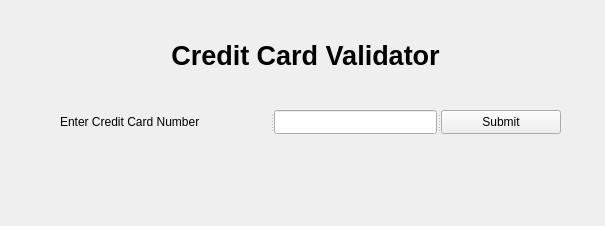
<?xml version="1.0" encoding="UTF-8"?>
<ui version="4.0">
 <class>CreditValidator</class>
 <widget class="QWidget" name="CreditValidator">
  <property name="geometry">
   <rect>
    <x>0</x>
    <y>0</y>
    <width>605</width>
    <height>226</height>
   </rect>
  </property>
  <property name="windowTitle">
   <string>CreditValidator</string>
  </property>
  <widget class="QLabel" name="label_2">
   <property name="geometry">
    <rect>
     <x>0</x>
     <y>30</y>
     <width>611</width>
     <height>51</height>
    </rect>
   </property>
   <property name="text">
    <string>&lt;html&gt;&lt;head/&gt;&lt;body&gt;&lt;p&gt;&lt;span style=&quot; font-size:20pt; font-weight:700;&quot;&gt;Credit Card Validator&lt;/span&gt;&lt;/p&gt;&lt;/body&gt;&lt;/html&gt;</string>
   </property>
   <property name="textFormat">
    <enum>Qt::AutoText</enum>
   </property>
   <property name="alignment">
    <set>Qt::AlignCenter</set>
   </property>
  </widget>
  <widget class="QLabel" name="label_3">
   <property name="geometry">
    <rect>
     <x>310</x>
     <y>150</y>
     <width>291</width>
     <height>16</height>
    </rect>
   </property>
   <property name="text">
    <string/>
   </property>
  </widget>
  <widget class="QSplitter" name="splitter">
   <property name="geometry">
    <rect>
     <x>60</x>
     <y>110</y>
     <width>501</width>
     <height>24</height>
    </rect>
   </property>
   <property name="orientation">
    <enum>Qt::Horizontal</enum>
   </property>
   <widget class="QLabel" name="label">
    <property name="text">
     <string>Enter Credit Card Number</string>
    </property>
   </widget>
   <widget class="QLineEdit" name="lineEdit"/>
   <widget class="QPushButton" name="pushButton">
    <property name="text">
     <string>Submit</string>
    </property>
   </widget>
  </widget>
 </widget>
 <resources/>
 <connections/>
</ui>
